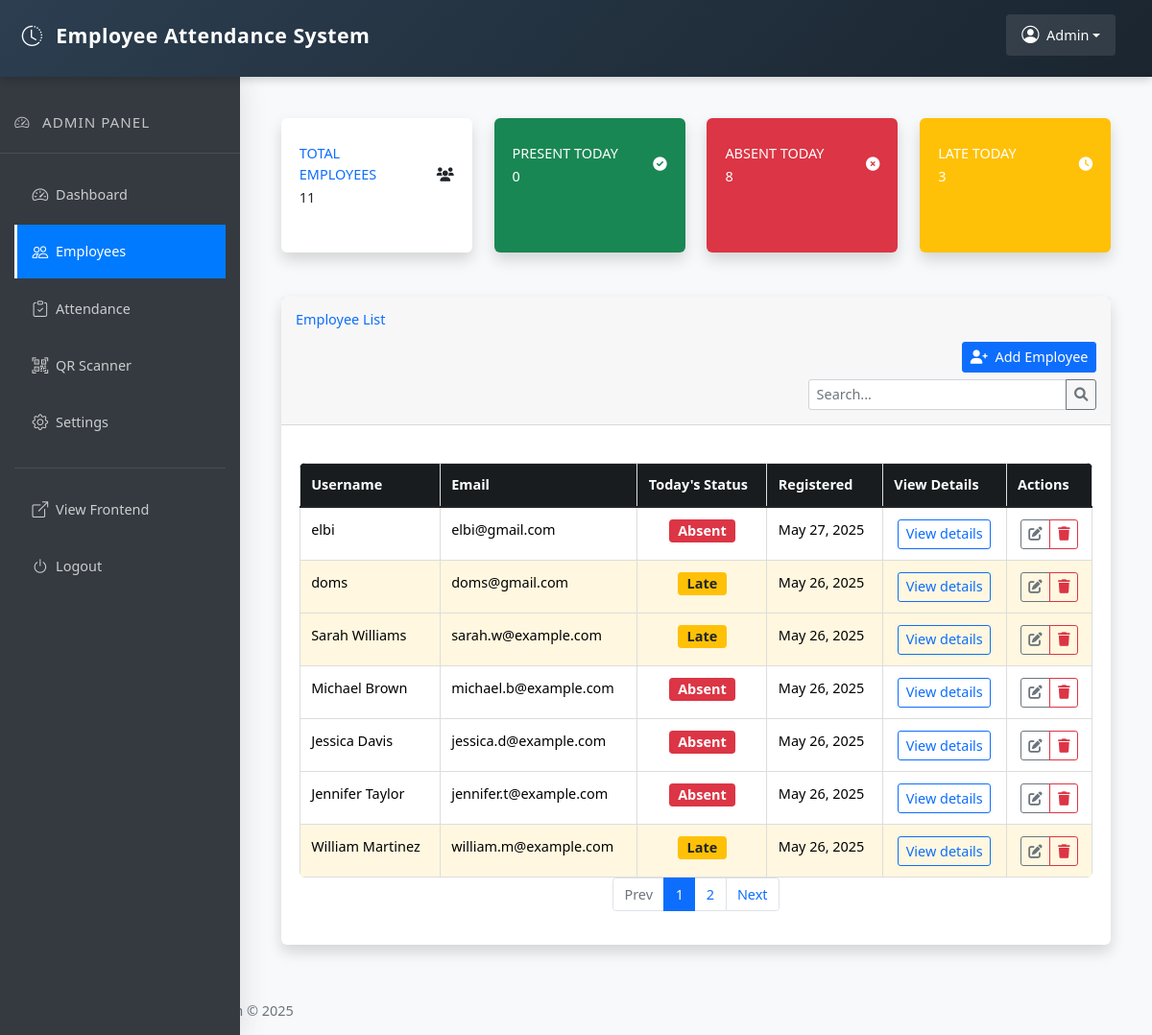
The app's page /views/admin/employees.php (signed in) with its own data.
### tables this page shows
CREATE TABLE `users` (
  `id` int(11) NOT NULL,
  `username` varchar(50) NOT NULL,
  `password` varchar(255) NOT NULL,
  `email` varchar(100) NOT NULL,
  `code` varchar(255) NOT NULL,
  `created_at` timestamp NOT NULL DEFAULT current_timestamp()
);

### views/admin/employees.php (the view, shortened to what this page needs)
<!DOCTYPE html>
<html lang="en">
<head>
    <link rel="stylesheet" href="../../assets/css/bootstrap.min.css">
    <link rel="stylesheet" href="../../assets/css/admin.css">
    <link rel="stylesheet" href="https://cdnjs.cloudflare.com/ajax/libs/font-awesome/6.0.0-beta3/css/all.min.css">
</head>
<body>
<?php
require_once '../../db/connect.php';
require_once '../../includes/admin/header.php';
require_once '../../includes/admin/sidebar.php';
$totalEmployees = $conn->query("SELECT COUNT(*) AS count FROM users")->fetch_assoc()['count'];
$today = date('Y-m-d');
$presentQuery = "SELECT COUNT(*) AS count FROM time_log WHERE DATE(time_in) = ? AND status = 'present'";
$stmtPresent = $conn->prepare($presentQuery);
$stmtPresent->bind_param("s", $today);
$stmtPresent->execute();
$presentToday = $stmtPresent->get_result()->fetch_assoc()['count'];
$lateQuery = "SELECT COUNT(*) AS count FROM time_log WHERE DATE(time_in) = ? AND status = 'late'";
$stmtLate = $conn->prepare($lateQuery);
$stmtLate->bind_param("s", $today);
$stmtLate->execute();
$lateToday = $stmtLate->get_result()->fetch_assoc()['count'];
$absentToday = $totalEmployees - ($presentToday + $lateToday);
$query = "SELECT u.*,
         (SELECT COUNT(*) FROM time_log WHERE employee_id = u.id) AS attendance_count,
         (SELECT status FROM time_log WHERE employee_id = u.id AND DATE(time_in) = CURDATE() LIMIT 1) AS today_status
         FROM users u ORDER BY created_at DESC";
$result = $conn->query($query);
?>
<div class="main-content">
    <div class="container-fluid mt-4">
        <div class="row mb-4">
            <div class="col-xl-3 col-md-6 mb-4">
                <div class="card border-left-primary shadow h-100 py-2">
                    <div class="card-body">
                        <div class="row no-gutters align-items-center">
                            <div class="col mr-2">
                                <div class="text-xs font-weight-bold text-primary text-uppercase mb-1">
                                    Total Employees</div>
                                <div class="h5 mb-0 font-weight-bold text-gray-800"><?php echo $totalEmployees; ?></div>
                            </div>
                            <div class="col-auto">
                                <i class="fas fa-users fa-2x text-gray-300"></i>
                            </div>
                        </div>
                    </div>
                </div>
            </div>
            <div class="col-xl-3 col-md-6 mb-4">
                <div class="card bg-success text-white shadow h-100 py-2">
                    <div class="card-body">
                        <div class="row no-gutters align-items-center">
                            <div class="col mr-2">
                                <div class="text-xs font-weight-bold text-uppercase mb-1">
                                    Present Today</div>
                                <div class="h5 mb-0 font-weight-bold"><?php echo $presentToday; ?></div>
                            </div>
                            <div class="col-auto">
                                <i class="fas fa-check-circle fa-2x"></i>
                            </div>
                        </div>
                    </div>
                </div>
            </div>
            <div class="col-xl-3 col-md-6 mb-4">
                <div class="card bg-danger text-white shadow h-100 py-2">
                    <div class="card-body">
                        <div class="row no-gutters align-items-center">
                            <div class="col mr-2">
                                <div class="text-xs font-weight-bold text-uppercase mb-1">
                                    Absent Today</div>
                                <div class="h5 mb-0 font-weight-bold"><?php echo $absentToday; ?></div>
                            </div>
                            <div class="col-auto">
                                <i class="fas fa-times-circle fa-2x"></i>
                            </div>
                        </div>
                    </div>
                </div>
            </div>
            <div class="col-xl-3 col-md-6 mb-4">
                <div class="card bg-warning text-white shadow h-100 py-2">
                    <div class="card-body">
                        <div class="row no-gutters align-items-center">
                            <div class="col mr-2">
                                <div class="text-xs font-weight-bold text-uppercase mb-1">
                                    Late Today</div>
                                <div class="h5 mb-0 font-weight-bold"><?php echo $lateToday; ?></div>
                            </div>
                            <div class="col-auto">
                                <i class="fas fa-clock fa-2x"></i>
                            </div>
                        </div>
                    </div>
                </div>
            </div>
        </div>
        <div class="card shadow mb-4">
            <div class="card-header py-3">
                <div class="d-flex flex-row align-items-center justify-content-between">
                    <h6 class="m-0 font-weight-bold text-primary">Employee List</h6>
                </div>
                <div class="d-flex justify-content-end align-items-center mt-3 mb-2">
                    <button class="btn btn-sm btn-primary" data-bs-toggle="modal" data-bs-target="#addEmployeeModal">
                        <i class="fas fa-user-plus me-1"></i> Add Employee
                    </button>
                </div>
                <div class="table-searchbar">
                    <div class="input-group" style="width: 300px;">
                        <input type="text" id="searchEmployee" class="form-control form-control-sm" placeholder="Search...">
                        <button class="btn btn-outline-secondary btn-sm" type="button">
                            <i class="fas fa-search"></i>
                        </button>
                    </div>
                </div>
            </div>
            <div class="card-body">
                <div class="table-responsive">
                    <table class="table" id="employeeTable" width="100%" cellspacing="0" style="border-radius: 6px; overflow: hidden;">
                        <thead>
                            <tr style="background: #181c1f;">
                                <th class="text-white">Username</th>
                                <th class="text-white">Email</th>
                                <th class="text-white">Today's Status</th>
                                <th class="text-white">Registered</th>
                                <th class="text-white">View Details</th>
                                <th class="text-white">Actions</th>
                            </tr>
                        </thead>
                        <tbody>
                            <?php if ($result && $result->num_rows > 0): ?>
                                <?php while ($row = $result->fetch_assoc()): ?>
                                    <tr
                                        <?php
                                            if (isset($row['today_status'])) {
                                                if ($row['today_status'] === 'present') {
                                                    echo 'style="background: #d6e6e3;"';
                                                } elseif ($row['today_status'] === 'late') {
                                                    echo 'style="background: #fff7df;"';
                                                } elseif ($row['today_status'] === 'absent') {
                                                    echo 'style="background: #ffeaea;"';
                                                }
                                            }
                                        ?>
                                    >
                                        <td><?php echo htmlspecialchars($row['username']); ?></td>
                                        <td><?php echo htmlspecialchars($row['email']); ?></td>
                                        <td class="text-center">
                                            <?php
                                            if (isset($row['today_status'])) {
                                                if ($row['today_status'] === 'present') {
                                                    echo '<span class="badge bg-success">Present</span>';
                                                } elseif ($row['today_status'] === 'late') {
                                                    echo '<span class="badge bg-warning text-dark">Late</span>';
                                                } elseif ($row['today_status'] === 'absent') {
                                                    echo '<span class="badge bg-danger">Absent</span>';
                                                }
                                            } else {
                                                echo '<span class="badge bg-danger">Absent</span>';
                                            }
                                            ?>
                                        </td>
                                        <td><?php echo date('M d, Y', strtotime($row['created_at'])); ?></td>
                                        <td class="text-center">
                                            <button class="btn btn-sm btn-outline-primary view-details"
                                                    data-employee-id="<?php echo $row['id']; ?>"
                                                    data-bs-toggle="modal"
                                                    data-bs-target="#employeeDetailsModal">
                                                View details
                                            </button>
                                        </td>
                                        <td class="text-center">
                                            <div class="btn-group">
                                                <button class="btn btn-sm btn-outline-secondary edit-employee"
                                                        data-employee-id="<?php echo $row['id']; ?>"
                                                        data-bs-toggle="modal"
                                                        data-bs-target="#editEmployeeModal">
                                                    <i class="fas fa-edit"></i>
                                                </button>
                                                <button class="btn btn-sm btn-outline-danger delete-employee"
                                                        data-employee-id="<?php echo $row['id']; ?>"
                                                        data-employee-name="<?php echo htmlspecialchars($row['username']); ?>"
                                                        data-bs-toggle="modal"
                                                        data-bs-target="#deleteEmployeeModal">
                                                    <i class="fas fa-trash"></i>
                                                </button>
                                            </div>
                                        </td>
                                    </tr>
                                <?php endwhile; ?>
                            <?php else: ?>
                                <tr>
                                    <td colspan="6" class="text-center">No employees found</td>
                                </tr>
                            <?php endif; ?>
                        </tbody>
                    </table>
                </div>
                <nav>
                    <ul class="pagination justify-content-center" id="employeeTablePagination"></ul>
                </nav>
            </div>
        </div>
    </div>
</div>
<?php require_once '../../includes/admin/footer.php'; ?>
</body>
</html>

### records on screen
users: username "elbi", email "elbi@gmail.com", shows "Absent", created_at "May 27, 2025"
users: username "doms", email "doms@gmail.com", shows "Late", created_at "May 26, 2025"
users: username "Sarah Williams", email "sarah.w@example.com", shows "Late", created_at "May 26, 2025"
users: username "Michael Brown", email "michael.b@example.com", shows "Absent", created_at "May 26, 2025"
users: username "Jessica Davis", email "jessica.d@example.com", shows "Absent", created_at "May 26, 2025"
users: username "Jennifer Taylor", email "jennifer.t@example.com", shows "Absent", created_at "May 26, 2025"
users: username "William Martinez", email "william.m@example.com", shows "Late", created_at "May 26, 2025"

### other values on screen
$totalEmployees "11"
$presentToday "0"
$absentToday "8"
$lateToday "3"
